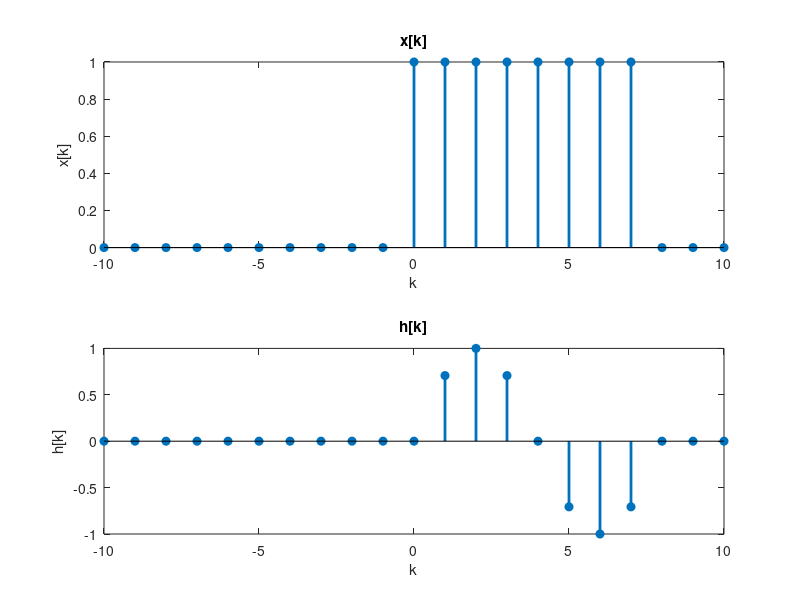

Recreate this plot in MATLAB. (Note: this script raises an error after producing the figure.)
% Assignment #2

% 1. Convolution

%signals x[k] and the impulse response h[k] below use Matlab to obtain the system response y[k]:

% Defining a unit step function u 
% Start with all zeros: 
k = -10:10;
u = @(k) double(k >= 0);

% Point a)
x = u(k) - u(k - 8);
h = sin(2*pi*k/8) .* (u(k) - u(k - 8));

figure(1);
% Input Signal
subplot(2,1,1);
stem(k, x, 'filled', 'LineWidth', 2);
title('x[k]'); xlabel('k'); ylabel('x[k]');
% Impulse Response
subplot(2,1,2);
stem(k, h, 'filled', 'LineWidth', 2);
title('h[k]'); xlabel('k'); ylabel('h[k]');

% Convolution of x(k) * h(k) using modified conv_m() function
y = conv_m(x,k,h,k)

figure(2);
plot(y,"-b","LineWidth",2)
title('y = x[k] * h[k]'); xlabel('k'); ylabel('y[k]')

% Point b)
x2 = sin(2*pi*k/8) .* (u(k) - u(k - 8));
h2 = -sin(2*pi*k/8) .* (u(k) - u(k - 8));

figure(3);
% Input Signal
subplot(2,1,1);
stem(k, x2, 'filled', 'LineWidth', 2);
title('x2[k]'); xlabel('k'); ylabel('x2[k]');
% Impulse Response
subplot(2,1,2);
stem(k, h2, 'filled', 'LineWidth', 2);
title('h2[k]'); xlabel('k'); ylabel('h2[k]');
% Convolution of x2(k) * h2(k)using modified conv_m() function
y2 = conv_m(x2,k,h2,k)

figure(4);
plot(y2,"-b","LineWidth",2)
title('y2 = x2[k] * h2[k]'); xlabel('k'); ylabel('y2[k]')

%%
% 2. Sampling

clear
clearvars

% Signal a) 
Ns = 5000;
%k = 1:Ns;
k = 0:Ns-1;
% Signal x
x = 4*cos(2*pi*0.1*k) +2*cos(2*pi*0.35*k);

figure(1)
% The fourier transform of x
h = fft(x);
f= linspace(0,1000,Ns);
subplot(2,1,1)
% Plotting the signel between 0 and the Nyquist frequency Ns
stem(f,abs(h(1:Ns))/Ns), grid
title('fs = 1000Hz')
xlabel('Frequency in Hz')
ylabel('DFT Amplitude')

subplot(2,1,2)
stem(f,real(h)/Ns)
hold on
stem(f,imag(h)/Ns)
hold off
title('fs = 1000Hz')
xlabel('Frequency in Hz')
ylabel('Amplitude')
legend('Real H','Imag H')
grid
%%
% Decimation of signal x
xd = x(1:2:end); % Decimate signal
Nsd = length(xd);
hd = fft(xd);
fd = linspace(0,500,Nsd);
% Plotting decimated signal
figure(2)
subplot(211)
stem(fd,abs(hd(1:Nsd))/Nsd), grid
title('fs = 500Hz')
xlabel('Frequency in Hz')
ylabel('DFT Amplitude')
subplot(212)
stem(fd,real(hd)/Nsd)
hold on
stem(fd,imag(hd)/Nsd)
hold off
title('fs = 500Hz')
xlabel('Frequency in Hz')
ylabel('Aamplitude')
legend('Real H','Imag H')
grid
%%
% Signal b)
Ns = 5000;
k = 1:Ns;
%k = 0:Ns-1;
x = 4*cos(2*pi*0.1*k) +2*cos(2*pi*0.4*k);

figure(1)
h = fft(x);
f= linspace(0,1000,Ns);
subplot(211)
stem(f,abs(h(1:Ns))/Ns), grid
title('fs = 1000Hz')
xlabel('Frequency in Hz')
ylabel('DFT Amplitude')
subplot(212)
stem(f,real(h)/Ns)
hold on
stem(f,imag(h)/Ns)
hold off
title('fs = 1000Hz')
xlabel('Frequency in Hz')
ylabel('Amplitude')
legend('Real H','Imag H')
grid

% Decimation
xd = x(1:2:end); % Decimate signal
Nsd = length(xd);
hd = fft(xd);
fd = linspace(0,500,Nsd);

figure(2)
subplot(211)
stem(fd,abs(hd(1:Nsd))/Nsd), grid
title('fs = 500Hz')
xlabel('Frequency in Hz')
ylabel('DFT Amplitude')
subplot(212)
stem(fd,real(hd)/Nsd)
hold on
stem(fd,imag(hd)/Nsd)
hold off
title('fs = 500Hz')
xlabel('Frequency in Hz')
ylabel('Aamplitude')
legend('Real H','Imag H')
grid